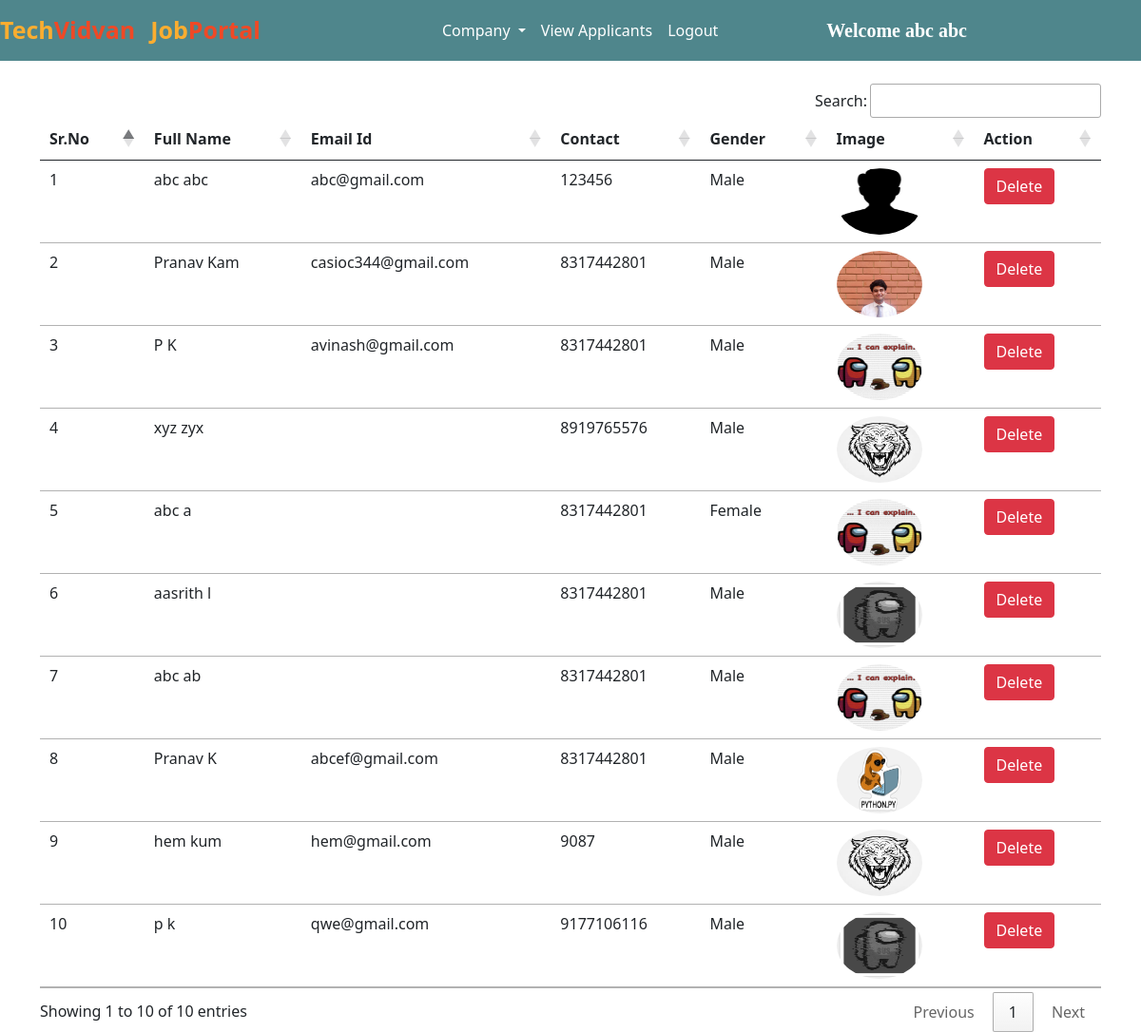
The app's page /view_applicants/ (signed in) with its own data.
### jobs/models.py (models this page shows, shortened)
class Applicant(models.Model):
    user = models.ForeignKey(User, on_delete=models.CASCADE)
    phone = models.CharField(max_length=10)
    image = models.ImageField(upload_to="")
    gender = models.CharField(max_length=10)
    type = models.CharField(max_length=15)

### jobs/views.py (the view)
# urls.py: path("view_applicants/", views.view_applicants, name="view_applicants"),
def view_applicants(request):
    if not request.user.is_authenticated:
        return redirect("/admin_login")
    applicants = Applicant.objects.all()
    return render(request, "view_applicants.html", {'applicants':applicants})

### jobs/templates/view_applicants.html (shortened to what this page needs)
{% extends 'admin_navbar.html' %}
{% block view_applicants %} active {% endblock %}
{% block body %}
<div class="container mt-4">
<table class="table table-hover" id="example">
    <thead>
        <tr>
            <th>Sr.No</th>
            <th>Full Name</th>
            <th>Email Id</th>
            <th>Contact</th>
            <th>Gender</th>
            <th>Image</th>
            <th>Action</th>
        </tr>
    </thead>
    <tbody>
        {% for applicant in applicants %}
        <tr>
            <td>{{forloop.counter}}</td>
            <td>{{applicant.user.get_full_name}}</td>
            <td>{{applicant.user.email}}</td>
            <td>{{applicant.phone}}</td>
            <td>{{applicant.gender}}</td>
            <td><img src="{{applicant.image.url}}" class="rounded-circle" width="90px" height="70px"></td>
            <td><a href="/delete_user/{{applicant.user.id}}/" class="btn btn-danger" onclick="return confirm('Are you sure you want to delete this applicant?')">Delete</a></td>
        </tr>
        {% endfor %}
    </tbody>
</table>
</div>
{% endblock %}

### jobs/templates/admin_navbar.html (shortened to what this page needs)
<!doctype html>
<html lang="en">
<head>
  <link href="https://cdn.jsdelivr.net/npm/bootstrap@5.0.2/dist/css/bootstrap.min.css" rel="stylesheet"
>
  <link rel="stylesheet" href="https://cdn.datatables.net/1.10.25/css/jquery.dataTables.min.css">
  <link rel="stylesheet" href="https://cdn.datatables.net/buttons/1.7.1/css/buttons.dataTables.min.css">
</head>
<body>
  <nav class="navbar navbar-expand-lg navbar-dark">
      <a class="navbar-brand" href="/"><span class="head1">Tech</span><span class="head2">Vidvan</span></a>
      <a class="navbar-brand" href="#"><span class="head1">Job</span><span class="head2">Portal</span></a>
      <div class="container w-50">
      <div class="collapse navbar-collapse" id="navbarSupportedContent">
        <ul class="navbar-nav me-auto mb-2 mb-lg-0">
          <div class="collapse navbar-collapse" id="navbarNavDarkDropdown">
            <ul class="navbar-nav">
              <li class="nav-item dropdown">
                <a class="nav-link active dropdown-toggle" href="#" id="navbarDarkDropdownMenuLink" role="button" data-bs-toggle="dropdown" aria-expanded="false">
                  Company
                </a>
              </li>
            </ul>
          </div>
          <li class="nav-item">
            <a class="nav-link {% block view_applicants %} {% endblock %}" href="/view_applicants/">View Applicants</a>
          </li>
          <li class="nav-item">
            <a class="nav-link active" href="/logout/">Logout</a>
          </li>
        </ul>
        <a class="navbar-brand" style="font-weight: bold; font-family: 'Times New Roman', Times, serif;" href="#">Welcome {{request.user.get_full_name}}</a>
      </div>
      </div>
  </nav>
  {% block body %}
  {% endblock %}
</body>
</html>

### jobs/templates/admin_navbar.html (style rules this page uses)
.navbar { background-color: #4f868c; }
.head1 { color: #FBAD30; font-size: 25px; font-weight: bold; height: 50px; }
.head2 { color: #EF4926; font-size: 25px; font-weight: bold; }

### records on screen
Applicant: user.get_full_name "abc abc", user.email "abc@gmail.com", phone "123456", gender "Male", image (picture)
Applicant: user.get_full_name "Pranav Kam", user.email "casioc344@gmail.com", phone "8317442801", gender "Male", image (picture)
Applicant: user.get_full_name "P K", user.email "avinash@gmail.com", phone "8317442801", gender "Male", image (picture)
Applicant: user.get_full_name "xyz zyx", phone "8919765576", gender "Male", image (picture)
Applicant: user.get_full_name "abc a", phone "8317442801", gender "Female", image (picture)
Applicant: user.get_full_name "aasrith l", phone "8317442801", gender "Male", image (picture)
Applicant: user.get_full_name "abc ab", phone "8317442801", gender "Male", image (picture)
Applicant: user.get_full_name "Pranav K", user.email "abcef@gmail.com", phone "8317442801", gender "Male", image (picture)
Applicant: user.get_full_name "hem kum", user.email "hem@gmail.com", phone "9087", gender "Male", image (picture)
Applicant: user.get_full_name "p k", user.email "qwe@gmail.com", phone "9177106116", gender "Male", image (picture)

### other values on screen
{{ request.user.get_full_name }} "abc abc"
